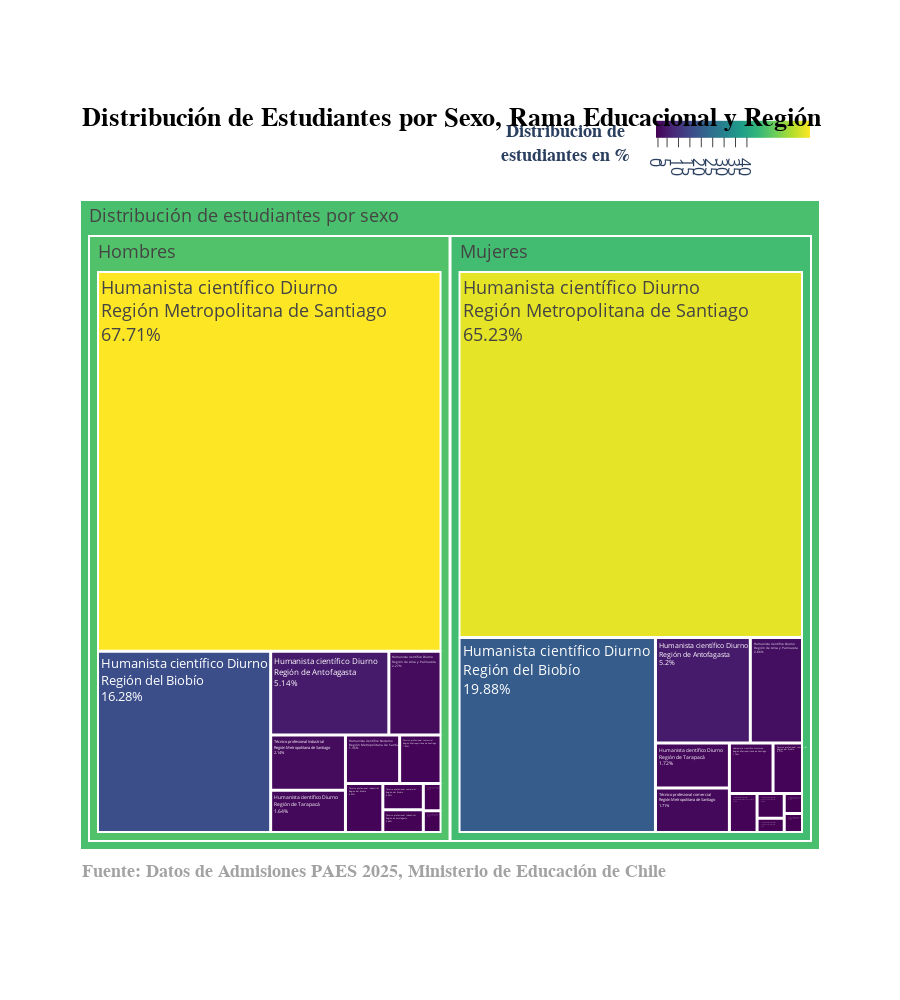

Notebook source saved alongside this figure:
### Markdown cell above
## 5. Visualización con Treemap

Utilizamos un gráfico treemap para visualizar la distribución de los estudiantes, clasificándolos por sexo, rama educacional y región. Cada cuadro en el gráfico representa un subconjunto de estudiantes, y el tamaño del cuadro está relacionado con el porcentaje de ese grupo dentro de su categoría.

Los colores se asignan según el sexo, con azul para los hombres y rosa para las mujeres, facilitando la identificación visual.

### Code cell
def crear_treemap(distribution: pd.DataFrame) -> None:
    fig = px.treemap(
        distribution, 
        path=['general_label', 'sexo', 'label_with_percentage'], 
        values='percentage', 
        color='percentage', 
        color_continuous_scale='Viridis', 
        labels={'percentage': 'Distribución de estudiantes en %'}
    )
    
    # Estilización del gráfico
    fig.update_layout(
        height=1000,
        margin=dict(t=200, b=150),
        coloraxis_colorbar=dict(
            title=dict(
                text="<b>Distribución de<br>estudiantes en %</b>",
                font=dict(size=18, family="Econ Sans Cnd")
            ),
            orientation='h',
            x=0.79,
            y=1.02,
            thickness=17,
            len=0.42,
            tickvals=[1, 5, 10, 15, 20, 25, 30, 35, 40],
            ticktext=['0', '5', '10', '15', '20', '25', '30', '35', '40'],
            tickfont=dict(size=16),
            ticks="outside",
            tickwidth=1,
            ticklen=10
        ),
        annotations=[
            dict(
                x=0, y=1.15,
                text="<b>Distribución de Estudiantes por Sexo, Rama Educacional y Región</b>",
                showarrow=False,
                font=dict(size=26, color="black", family="Econ Sans Cnd"),
                xref="paper", yref="paper"
            ),
            dict(
                x=0, y=-0.05,
                text='<b>Fuente: Datos de Admisiones PAES 2025, Ministerio de Educación de Chile</b>',
                showarrow=False,
                font=dict(size=18, color="#a2a2a2", family="Econ Sans Cnd"),
                xref="paper", yref="paper"
            )
        ]
    )
    
    fig.update_traces(marker=dict(line=dict(width=2)),
                      textinfo='label+text+value',
                      textfont_size=18,
                      texttemplate='%{label}<br>%{value}%',
                      tiling=dict(pad=1, squarifyratio=1.0))
    
    fig.show()

crear_treemap(distribution)

### Figure 1 — Plotly figure (JSON) as saved in the notebook; plotly's stock layout.template omitted (floating-point values rounded to 4 significant figures)
{"data": [{"branchvalues": "total", "customdata": [[67.71], [65.23], [5.14], [5.2], [2.27], [2.86], [1.64], [1.72], [16.28], [19.88], [1.36], [1.14], [0.2], [0.18], [2.14], [0.56], [0.48], [0.2], [0.95], [0.19], [1.04], [1.71], [0.25], [0.35], [0.55], [0.77], [48.93], [46.94], [47.93]], "domain": {"x": [0, 1], "y": [0, 1]}, "hovertemplate": "labels=%{label}<br>percentage_sum=%{value}<br>parent=%{parent}<br>id=%{id}<br>Distribución de estudiantes en %=%{color}<extra></extra>", "ids": ["Distribución de estudiantes por sexo/Hombres/Humanista científico Diurno<br>Región Metropolitana de Santiago", "Distribución de estudiantes por sexo/Mujeres/Humanista científico Diurno<br>Región Metropolitana de Santiago", "Distribución de estudiantes por sexo/Hombres/Humanista científico Diurno<br>Región de Antofagasta", "Distribución de estudiantes por sexo/Mujeres/Humanista científico Diurno<br>Región de Antofagasta", "Distribución de estudiantes por sexo/Hombres/Humanista científico Diurno<br>Región de Arica y Parinacota", "Distribución de estudiantes por sexo/Mujeres/Humanista científico Diurno<br>Región de Arica y Parinacota", "Distribución de estudiantes por sexo/Hombres/Humanista científico Diurno<br>Región de Tarapacá", "Distribución de estudiantes por sexo/Mujeres/Humanista científico Diurno<br>Región de Tarapacá", "Distribución de estudiantes por sexo/Hombres/Humanista científico Diurno<br>Región del Biobío", "Distribución de estudiantes por sexo/Mujeres/Humanista científico Diurno<br>Región del Biobío", "Distribución de estudiantes por sexo/Hombres/Humanista científico Nocturno<br>Región Metropolitana de Santiago", "Distribución de estudiantes por sexo/Mujeres/Humanista científico Nocturno<br>Región Metropolitana de Santiago", "Distribución de estudiantes por sexo/Hombres/Humanista científico Nocturno<br>Región del Biobío", "Distribución de estudiantes por sexo/Mujeres/Humanista científico Nocturno<br>Región del Biobío", "Distribución de estudiantes por sexo/Hombres/Técnico profesional Industrial<br>Región Metropolitana de Santiago", "Distribución de estudiantes por sexo/Mujeres/Técnico profesional Industrial<br>Región Metropolitana de Santiago", "Distribución de estudiantes por sexo/Hombres/Técnico profesional Industrial<br>Región de Antofagasta", "Distribución de estudiantes por sexo/Mujeres/Técnico profesional Industrial<br>Región de Antofagasta", "Distribución de estudiantes por sexo/Hombres/Técnico profesional Industrial<br>Región del Biobío", "Distribución de estudiantes por sexo/Mujeres/Técnico profesional Industrial<br>Región del Biobío", "Distribución de estudiantes por sexo/Hombres/Técnico profesional comercial<br>Región Metropolitana de Santiago", "Distribución de estudiantes por sexo/Mujeres/Técnico profesional comercial<br>Región Metropolitana de Santiago", "Distribución de estudiantes por sexo/Hombres/Técnico profesional comercial<br>Región de Antofagasta", "Distribución de estudiantes por sexo/Mujeres/Técnico profesional comercial<br>Región de Antofagasta", "Distribución de estudiantes por sexo/Hombres/Técnico profesional comercial<br>Región del Biobío", "Distribución de estudiantes por sexo/Mujeres/Técnico profesional comercial<br>Región del Biobío", "Distribución de estudiantes por sexo/Hombres", "Distribución de estudiantes por sexo/Mujeres", "Distribución de estudiantes por sexo"], "labels": ["Humanista científico Diurno<br>Región Metropolitana de Santiago", "Humanista científico Diurno<br>Región Metropolitana de Santiago", "Humanista científico Diurno<br>Región de Antofagasta", "Humanista científico Diurno<br>Región de Antofagasta", "Humanista científico Diurno<br>Región de Arica y Parinacota", "Humanista científico Diurno<br>Región de Arica y Parinacota", "Humanista científico Diurno<br>Región de Tarapacá", "Humanista científico Diurno<br>Región de Tarapacá", "Humanista científico Diurno<br>Región del Biobío", "Humanista científico Diurno<br>Región del Biobío", "Humanista científico Nocturno<br>Región Metropolitana de Santiago", "Humanista científico Nocturno<br>Región Metropolitana de Santiago", "Humanista científico Nocturno<br>Región del Biobío", "Humanista científico Nocturno<br>Región del Biobío", "Técnico profesional Industrial<br>Región Metropolitana de Santiago", "Técnico profesional Industrial<br>Región Metropolitana de Santiago", "Técnico profesional Industrial<br>Región de Antofagasta", "Técnico profesional Industrial<br>Región de Antofagasta", "Técnico profesional Industrial<br>Región del Biobío", "Técnico profesional Industrial<br>Región del Biobío", "Técnico profesional comercial<br>Región Metropolitana de Santiago", "Técnico profesional comercial<br>Región Metropolitana de Santiago", "Técnico profesional comercial<br>Región de Antofagasta", "Técnico profesional comercial<br>Región de Antofagasta", "Técnico profesional comercial<br>Región del Biobío", "Técnico profesional comercial<br>Región del Biobío", "Hombres", "Mujeres", "Distribución de estudiantes por sexo"], "marker": {"coloraxis": "coloraxis", "colors": [67.71, 65.23, 5.14, 5.2, 2.27, 2.86, 1.64, 1.72, 16.28, 19.88, 1.36, 1.14, 0.2, 0.18, 2.14, 0.56, 0.48, 0.2, 0.95, 0.19, 1.04, 1.71, 0.25, 0.35, 0.55, 0.77, 48.93, 46.94, 47.93], "line": {"width": 2}}, "name": "", "parents": ["Distribución de estudiantes por sexo/Hombres", "Distribución de estudiantes por sexo/Mujeres", "Distribución de estudiantes por sexo/Hombres", "Distribución de estudiantes por sexo/Mujeres", "Distribución de estudiantes por sexo/Hombres", "Distribución de estudiantes por sexo/Mujeres", "Distribución de estudiantes por sexo/Hombres", "Distribución de estudiantes por sexo/Mujeres", "Distribución de estudiantes por sexo/Hombres", "Distribución de estudiantes por sexo/Mujeres", "Distribución de estudiantes por sexo/Hombres", "Distribución de estudiantes por sexo/Mujeres", "Distribución de estudiantes por sexo/Hombres", "Distribución de estudiantes por sexo/Mujeres", "Distribución de estudiantes por sexo/Hombres", "Distribución de estudiantes por sexo/Mujeres", "Distribución de estudiantes por sexo/Hombres", "Distribución de estudiantes por sexo/Mujeres", "Distribución de estudiantes por sexo/Hombres", "Distribución de estudiantes por sexo/Mujeres", "Distribución de estudiantes por sexo/Hombres", "Distribución de estudiantes por sexo/Mujeres", "Distribución de estudiantes por sexo/Hombres", "Distribución de estudiantes por sexo/Mujeres", "Distribución de estudiantes por sexo/Hombres", "Distribución de estudiantes por sexo/Mujeres", "Distribución de estudiantes por sexo", "Distribución de estudiantes por sexo", ""], "textfont": {"size": 18}, "textinfo": "label+text+value", "texttemplate": "%{label}<br>%{value}%", "tiling": {"pad": 1, "squarifyratio": 1}, "type": "treemap", "values": [67.71, 65.23, 5.14, 5.2, 2.27, 2.86, 1.64, 1.72, 16.28, 19.88, 1.36, 1.14, 0.2, 0.18, 2.14, 0.56, 0.48, 0.2, 0.95, 0.19, 1.04, 1.71, 0.25, 0.35, 0.55, 0.77, 100.0, 99.99, 200]}], "layout": {"annotations": [{"font": {"color": "black", "family": "Econ Sans Cnd", "size": 26}, "showarrow": false, "text": "<b>Distribución de Estudiantes por Sexo, Rama Educacional y Región</b>", "x": 0, "xref": "paper", "y": 1.15, "yref": "paper"}, {"font": {"color": "#a2a2a2", "family": "Econ Sans Cnd", "size": 18}, "showarrow": false, "text": "<b>Fuente: Datos de Admisiones PAES 2025, Ministerio de Educación de Chile</b>", "x": 0, "xref": "paper", "y": -0.05, "yref": "paper"}], "coloraxis": {"colorbar": {"len": 0.42, "orientation": "h", "thickness": 17, "tickfont": {"size": 16}, "ticklen": 10, "ticks": "outside", "ticktext": ["0", "5", "10", "15", "20", "25", "30", "35", "40"], "tickvals": [1, 5, 10, 15, 20, 25, 30, 35, 40], "tickwidth": 1, "title": {"font": {"family": "Econ Sans Cnd", "size": 18}, "text": "<b>Distribución de<br>estudiantes en %</b>"}, "x": 0.79, "y": 1.02}, "colorscale": [[0, "#440154"], [0.1111, "#482878"], [0.2222, "#3e4989"], [0.3333, "#31688e"], [0.4444, "#26828e"], [0.5556, "#1f9e89"], [0.6667, "#35b779"], [0.7778, "#6ece58"], [0.8889, "#b5de2b"], [1, "#fde725"]]}, "height": 1000, "legend": {"tracegroupgap": 0}, "margin": {"b": 150, "t": 200}}}
